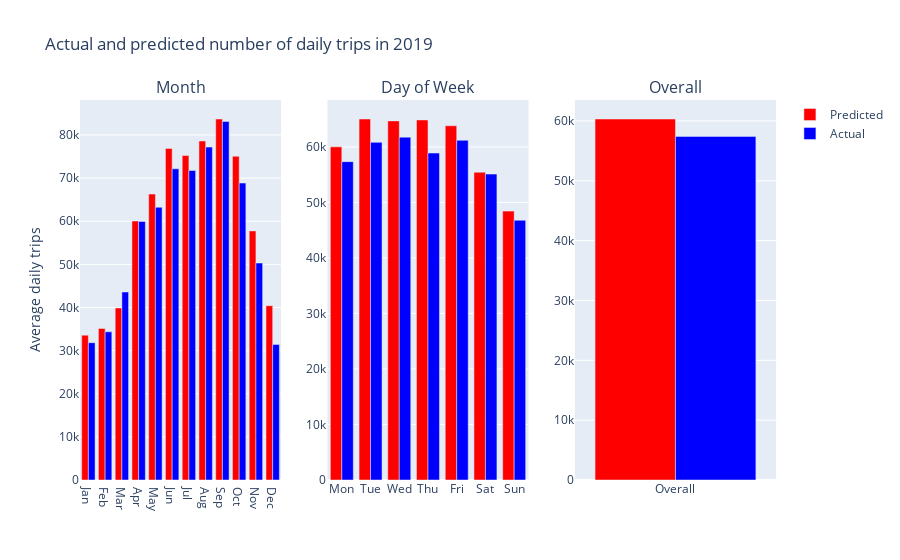

The cell this chart's notebook holds for it:
### Code cell
plot_dow_month(df_test,
               y_test,
               title="Actual and predicted number of daily trips in 2019")

### Figure 1 — Plotly figure (JSON) as saved in the notebook; plotly's stock layout.template omitted (floating-point values rounded to 4 significant figures)
{"data": [{"marker": {"color": "red"}, "name": "Predicted", "type": "bar", "x": ["Jan", "Feb", "Mar", "Apr", "May", "Jun", "Jul", "Aug", "Sep", "Oct", "Nov", "Dec"], "xaxis": "x", "y": [33590.0, 35140.0, 39900.0, 60050.0, 66300.0, 76890.0, 75240.0, 78620.0, 83710.0, 75070.0, 57760.0, 40410.0], "yaxis": "y"}, {"marker": {"color": "red"}, "name": "Predicted", "showlegend": false, "type": "bar", "x": ["Mon", "Tue", "Wed", "Thu", "Fri", "Sat", "Sun"], "xaxis": "x2", "y": [60000.0, 65020.0, 64680.0, 64850.0, 63800.0, 55430.0, 48430.0], "yaxis": "y2"}, {"marker": {"color": "red"}, "name": "Predicted", "showlegend": false, "type": "bar", "x": ["Overall"], "xaxis": "x3", "y": [60330.0], "yaxis": "y3"}, {"marker": {"color": "blue"}, "name": "Actual", "type": "bar", "x": ["Jan", "Feb", "Mar", "Apr", "May", "Jun", "Jul", "Aug", "Sep", "Oct", "Nov", "Dec"], "xaxis": "x", "y": [31840.0, 34370.0, 43600.0, 59970.0, 63250.0, 72160, 71770.0, 77190.0, 83140.0, 68870.0, 50320.0, 31450.0], "yaxis": "y"}, {"marker": {"color": "blue"}, "name": "Actual", "showlegend": false, "type": "bar", "x": ["Mon", "Tue", "Wed", "Thu", "Fri", "Sat", "Sun"], "xaxis": "x2", "y": [57340.0, 60810.0, 61750.0, 58880.0, 61180.0, 55100.0, 46780.0], "yaxis": "y2"}, {"marker": {"color": "blue"}, "name": "Actual", "showlegend": false, "type": "bar", "x": ["Overall"], "xaxis": "x3", "y": [57420.0], "yaxis": "y3"}], "layout": {"annotations": [{"font": {"size": 16}, "showarrow": false, "text": "Month", "x": 0.1444, "xanchor": "center", "xref": "paper", "y": 1, "yanchor": "bottom", "yref": "paper"}, {"font": {"size": 16}, "showarrow": false, "text": "Day of Week", "x": 0.5, "xanchor": "center", "xref": "paper", "y": 1, "yanchor": "bottom", "yref": "paper"}, {"font": {"size": 16}, "showarrow": false, "text": "Overall", "x": 0.8556, "xanchor": "center", "xref": "paper", "y": 1, "yanchor": "bottom", "yref": "paper"}], "barmode": "group", "title": {"text": "Actual and predicted number of daily trips in 2019"}, "xaxis": {"anchor": "y", "domain": [0, 0.2889]}, "xaxis2": {"anchor": "y2", "domain": [0.3556, 0.6444]}, "xaxis3": {"anchor": "y3", "domain": [0.7111, 1]}, "yaxis": {"anchor": "x", "domain": [0, 1], "title": {"text": "Average daily trips"}}, "yaxis2": {"anchor": "x2", "domain": [0, 1]}, "yaxis3": {"anchor": "x3", "domain": [0, 1]}}}
